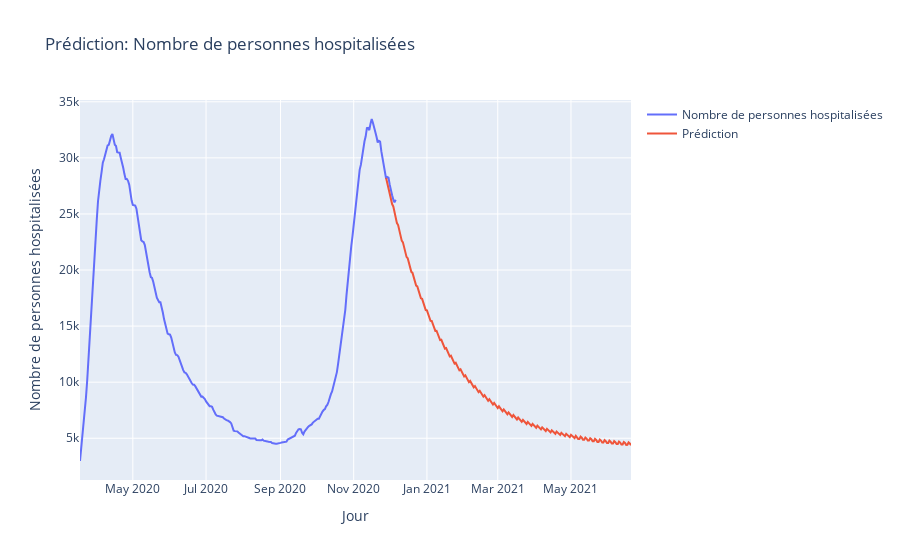

Source (notebook cell):
### Code cell
tracer('Nombre de personnes hospitalisées', pred)

### Figure 1 — Plotly figure (JSON) as saved in the notebook; plotly's stock layout.template omitted (floating-point values rounded to 4 significant figures; data arrays with more than 128 entries replaced by an {"elided": "..."} marker saying what was removed)
{"data": [{"mode": "lines", "name": "Nombre de personnes hospitalisées", "type": "scatter", "x": {"elided": "264 str values"}, "y": {"elided": "264 int values"}}, {"mode": "lines", "name": "Prédiction", "type": "scatter", "x": {"elided": "205 str values"}, "y": {"elided": "205 float values"}}], "layout": {"title": {"text": "Prédiction: Nombre de personnes hospitalisées"}, "xaxis": {"title": {"text": "Jour"}}, "yaxis": {"title": {"text": "Nombre de personnes hospitalisées"}}}}
